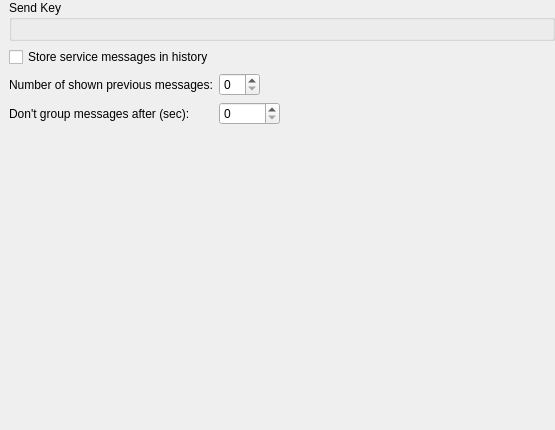
<?xml version="1.0" encoding="UTF-8"?>
<ui version="4.0">
 <class>StackedChatBehavior</class>
 <widget class="QWidget" name="StackedChatBehavior">
  <property name="geometry">
   <rect>
    <x>0</x>
    <y>0</y>
    <width>555</width>
    <height>430</height>
   </rect>
  </property>
  <property name="windowTitle">
   <string>Form</string>
  </property>
  <layout class="QGridLayout" name="gridLayout">
   <property name="leftMargin">
    <number>9</number>
   </property>
   <property name="topMargin">
    <number>0</number>
   </property>
   <property name="rightMargin">
    <number>0</number>
   </property>
   <property name="bottomMargin">
    <number>0</number>
   </property>
   <item row="3" column="0" colspan="3">
    <widget class="QScrollArea" name="scrollArea">
     <property name="frameShape">
      <enum>QFrame::NoFrame</enum>
     </property>
     <property name="widgetResizable">
      <bool>true</bool>
     </property>
     <widget class="QWidget" name="scrollAreaWidgetContents">
      <property name="geometry">
       <rect>
        <x>0</x>
        <y>0</y>
        <width>546</width>
        <height>430</height>
       </rect>
      </property>
      <layout class="QFormLayout" name="formLayout">
       <property name="fieldGrowthPolicy">
        <enum>QFormLayout::ExpandingFieldsGrow</enum>
       </property>
       <property name="margin">
        <number>0</number>
       </property>
       <item row="0" column="0" colspan="2">
        <widget class="QGroupBox" name="groupBox">
         <property name="sizePolicy">
          <sizepolicy hsizetype="Preferred" vsizetype="Preferred">
           <horstretch>0</horstretch>
           <verstretch>0</verstretch>
          </sizepolicy>
         </property>
         <property name="title">
          <string>Send Key</string>
         </property>
         <layout class="QGridLayout" name="gridLayout_2"/>
        </widget>
       </item>
       <item row="1" column="0" colspan="2">
        <widget class="QCheckBox" name="storeBox">
         <property name="text">
          <string>Store service messages in history</string>
         </property>
        </widget>
       </item>
       <item row="2" column="0">
        <widget class="QLabel" name="label">
         <property name="toolTip">
          <string>Number of previous messages shown in new chats</string>
         </property>
         <property name="text">
          <string>Number of shown previous messages:</string>
         </property>
        </widget>
       </item>
       <item row="2" column="1">
        <widget class="QSpinBox" name="recentBox"/>
       </item>
       <item row="3" column="0">
        <widget class="QLabel" name="label_2">
         <property name="text">
          <string>Don't group messages after (sec):</string>
         </property>
        </widget>
       </item>
       <item row="3" column="1">
        <widget class="QSpinBox" name="groupUntil">
         <property name="maximum">
          <number>10000</number>
         </property>
        </widget>
       </item>
      </layout>
     </widget>
    </widget>
   </item>
  </layout>
 </widget>
 <resources/>
 <connections/>
</ui>
